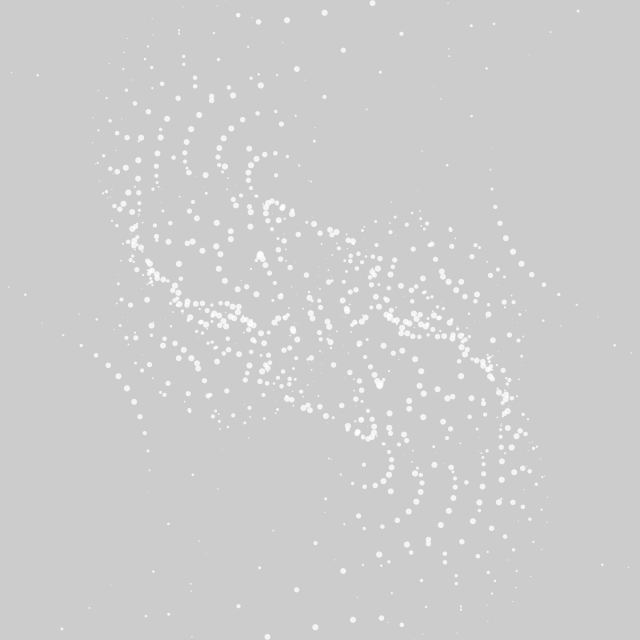
Frame 1 (no input)
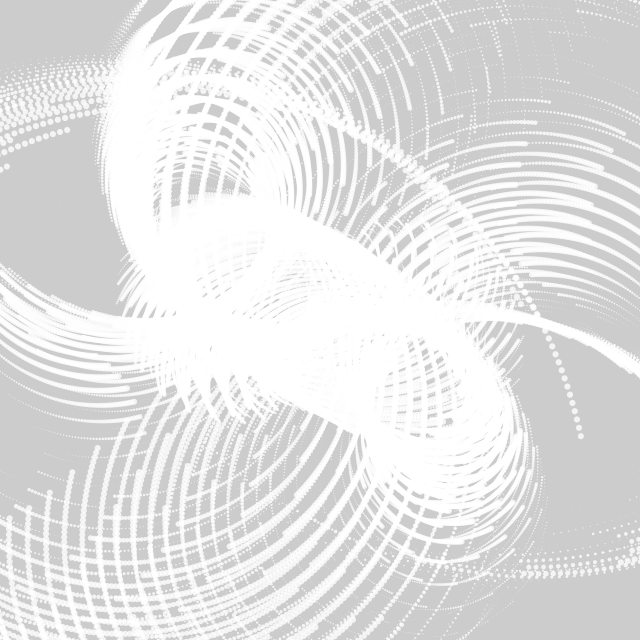
Frame 60 (the mouse pressed at the canvas centre just before this capture)
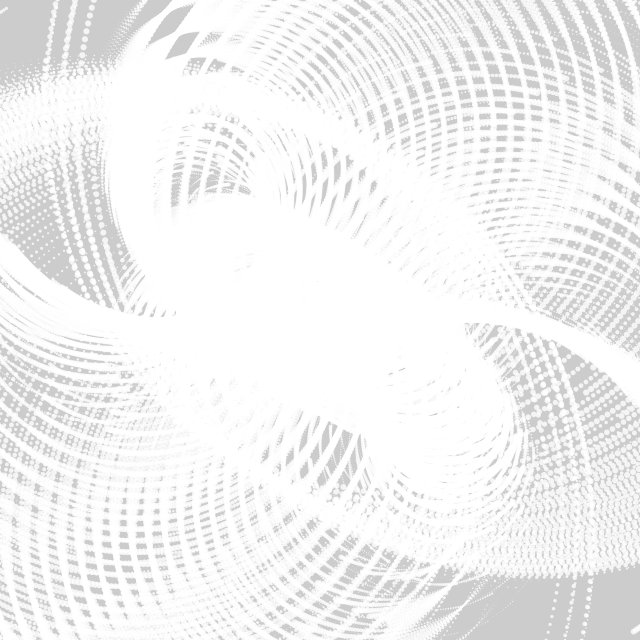
Frame 120 (the mouse held since frame 60 and released just before this capture)

The Processing sketch that drew these frames (run headless with seeded random() and noise(); from frame 60 on, the mouse is pressed at the canvas centre):

// Processing sketch: day046
// ── day046.pde
float r, x, y;
void setup() {
  size(640, 640);
  fill(-1, 200);
  noStroke();
}
void draw() {
  clear();
  for (x=-220; x<221; x+=11)
    for (y=-220; y<221; y+=11) {
      push();
      translate(x+320, y+320);
      rotate(r+mag(y, x)*PI/90);
      circle(y-x, y, sq(sin(r+y*PI/180)*2.5));
      pop();
    }
  r+=PI/180;
}
